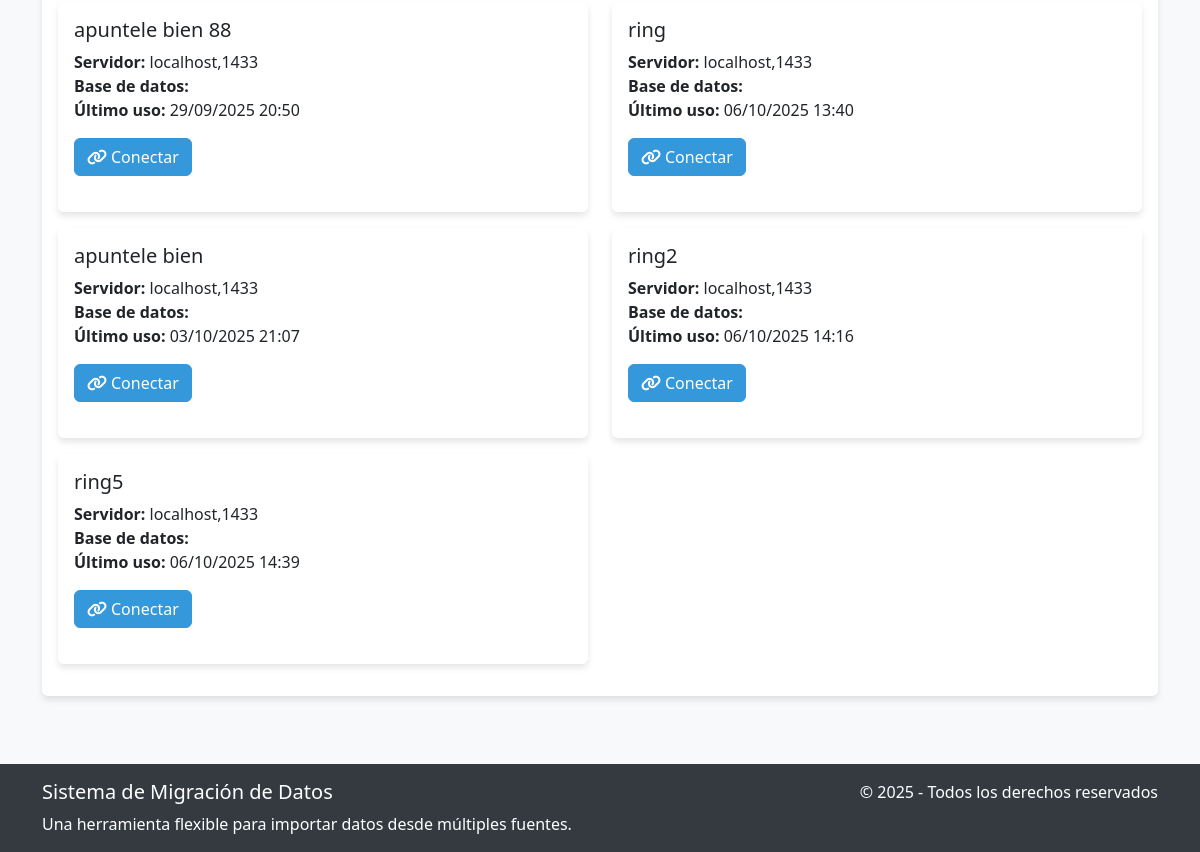
/automatizacion/process/new/ (lower part), run on an earlier commit of the app's database.
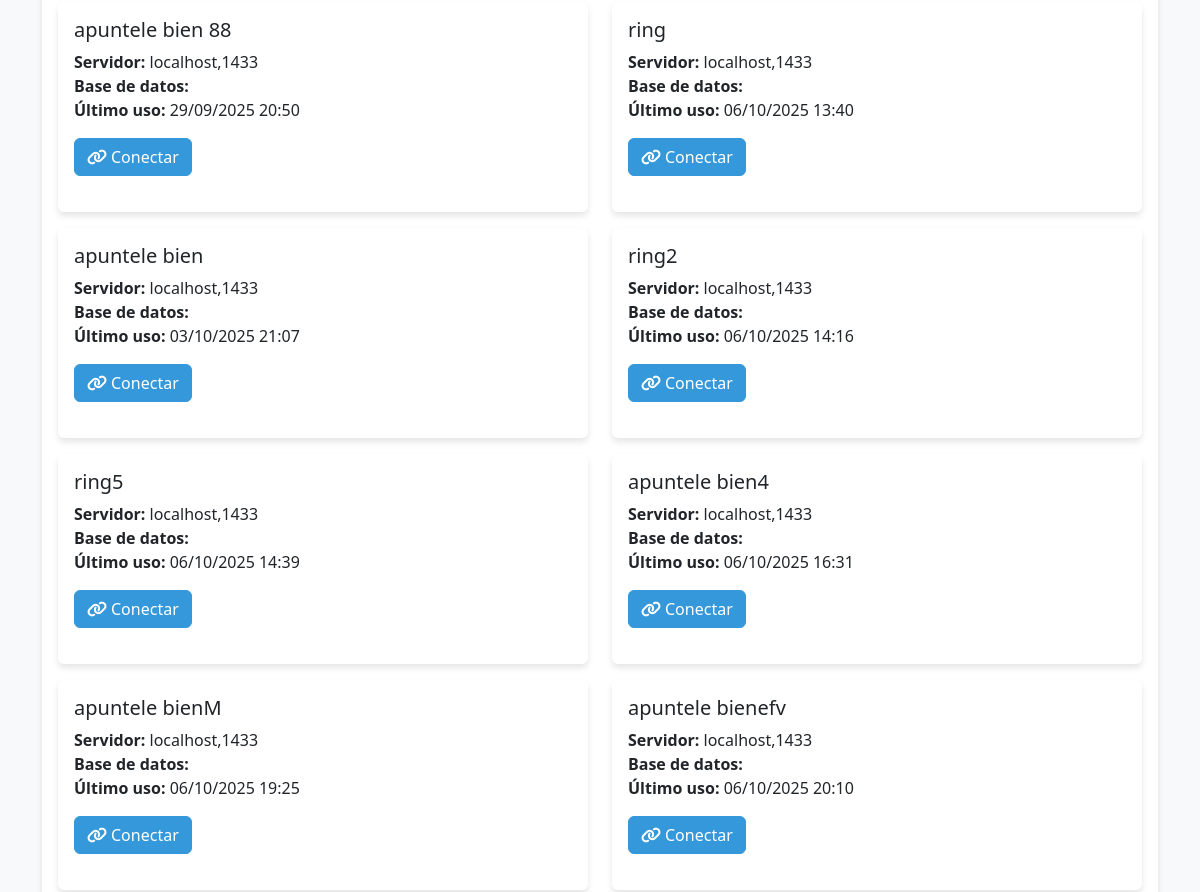
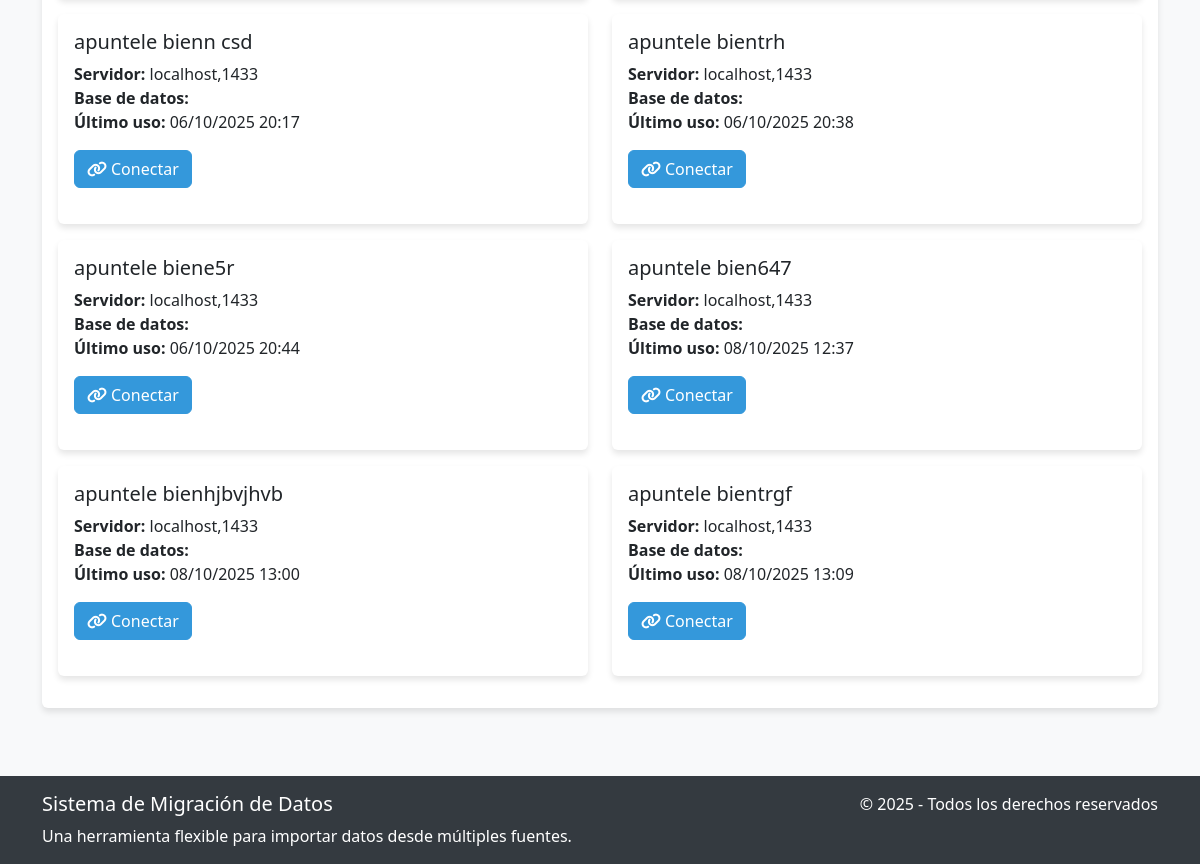
And on a later commit of the database (2 pictures, top to bottom).
### automatizacion/models.py (models this page shows, shortened)
class DatabaseConnection(models.Model):
    name = models.CharField(max_length=100, unique=True)
    server = models.CharField(max_length=255)
    username = models.CharField(max_length=100)
    password = models.CharField(max_length=255)
    port = models.IntegerField(default=1433)
    created_at = models.DateTimeField(auto_now_add=True)
    last_used = models.DateTimeField(null=True, blank=True)
    selected_database = models.CharField(max_length=100, blank=True, null=True)
    available_databases = models.JSONField(null=True, blank=True)

### automatizacion/views.py (the view)
# urls.py: path('process/new/', views.new_process, name='new_process'),
def new_process(request):
    context = {
        'source_types': [
            {'id': 'excel', 'name': 'Excel (.xlsx)'},
            {'id': 'csv', 'name': 'CSV'},
            {'id': 'sql', 'name': 'SQL Server'}
        ],
        'connections': DatabaseConnection.objects.all()
    }
    return render(request, 'automatizacion/new_process.html', context)

### proyecto_automatizacion/templates/automatizacion/new_process.html (shortened to what this page needs)
{% extends "base.html" %}
{% block content %}
{% if connections %}
<div class="row">
    <div class="col-md-12">
        <div class="card">
            <div class="card-body">
                <div class="row">
                    {% for connection in connections %}
                        <div class="col-md-6 mb-3">
                            <div class="card h-100">
                                <div class="card-body">
                                    <h5 class="card-title">{{ connection.name }}</h5>
                                    <p class="card-text">
                                        <strong>Servidor:</strong> {{ connection.server }}<br>
                                        <strong>Base de datos:</strong> {{ connection.database }}<br>
                                        <strong>Último uso:</strong> {% if connection.last_used %}{{ connection.last_used|date:"d/m/Y H:i" }}{% else %}Nunca{% endif %}
                                    </p>
                                    <a href="{% url 'automatizacion:list_sql_tables' connection.id %}" class="btn btn-primary">
                                        <i class="fas fa-link me-1"></i>Conectar
                                    </a>
                                </div>
                            </div>
                        </div>
                    {% endfor %}
                </div>
            </div>
        </div>
    </div>
</div>
{% endif %}
{% endblock %}

What changed in the data, as far as the page shows it:
added DatabaseConnection: name "apuntele bien4", server "localhost,1433", last_used "06/10/2025 16:31"
added DatabaseConnection: name "apuntele bienM", server "localhost,1433", last_used "06/10/2025 19:25"
added DatabaseConnection: name "apuntele bienefv", server "localhost,1433", last_used "06/10/2025 20:10"
added DatabaseConnection: name "apuntele bienn csd", server "localhost,1433", last_used "06/10/2025 20:17"
added DatabaseConnection: name "apuntele bientrh", server "localhost,1433", last_used "06/10/2025 20:38"
added DatabaseConnection: name "apuntele biene5r", server "localhost,1433", last_used "06/10/2025 20:44"
added DatabaseConnection: name "apuntele bien647", server "localhost,1433", last_used "08/10/2025 12:37"
added DatabaseConnection: name "apuntele bienhjbvjhvb", server "localhost,1433", last_used "08/10/2025 13:00"
added DatabaseConnection: name "apuntele bientrgf", server "localhost,1433", last_used "08/10/2025 13:09"
